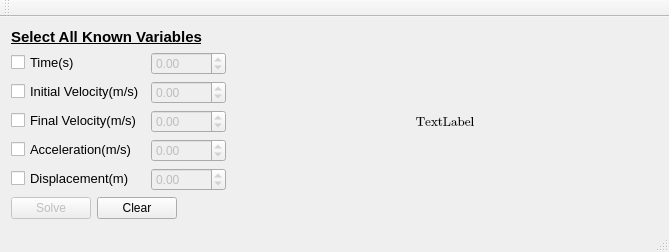
<?xml version="1.0" encoding="UTF-8"?>
<ui version="4.0">
 <class>MainWindow</class>
 <widget class="QMainWindow" name="MainWindow">
  <property name="geometry">
   <rect>
    <x>0</x>
    <y>0</y>
    <width>669</width>
    <height>251</height>
   </rect>
  </property>
  <property name="windowTitle">
   <string>MainWindow</string>
  </property>
  <widget class="QWidget" name="centralWidget">
   <layout class="QFormLayout" name="formLayout_4">
    <item row="0" column="0">
     <widget class="QLabel" name="label">
      <property name="font">
       <font>
        <pointsize>11</pointsize>
        <weight>75</weight>
        <bold>true</bold>
        <underline>true</underline>
       </font>
      </property>
      <property name="text">
       <string>Select All Known Variables</string>
      </property>
     </widget>
    </item>
    <item row="1" column="0">
     <layout class="QFormLayout" name="formLayout_3">
      <item row="0" column="0">
       <widget class="QCheckBox" name="checkBox_Time">
        <property name="font">
         <font>
          <pointsize>10</pointsize>
         </font>
        </property>
        <property name="text">
         <string>Time(s)</string>
        </property>
       </widget>
      </item>
      <item row="1" column="0">
       <widget class="QCheckBox" name="checkBox_Vinitial">
        <property name="font">
         <font>
          <pointsize>10</pointsize>
         </font>
        </property>
        <property name="text">
         <string>Initial Velocity(m/s)</string>
        </property>
       </widget>
      </item>
      <item row="2" column="0">
       <widget class="QCheckBox" name="checkBox_Vfinal">
        <property name="font">
         <font>
          <pointsize>10</pointsize>
         </font>
        </property>
        <property name="text">
         <string>Final Velocity(m/s)</string>
        </property>
       </widget>
      </item>
      <item row="3" column="0">
       <widget class="QCheckBox" name="checkBox_Accel">
        <property name="font">
         <font>
          <pointsize>10</pointsize>
         </font>
        </property>
        <property name="text">
         <string>Acceleration(m/s)</string>
        </property>
       </widget>
      </item>
      <item row="4" column="0">
       <widget class="QCheckBox" name="checkBox_Displacement">
        <property name="font">
         <font>
          <pointsize>10</pointsize>
         </font>
        </property>
        <property name="text">
         <string>Displacement(m)</string>
        </property>
       </widget>
      </item>
      <item row="0" column="1">
       <widget class="QDoubleSpinBox" name="doubleSpinBox_Time">
        <property name="enabled">
         <bool>false</bool>
        </property>
        <property name="minimum">
         <double>-1000.000000000000000</double>
        </property>
        <property name="maximum">
         <double>999.990000000000009</double>
        </property>
       </widget>
      </item>
      <item row="1" column="1">
       <widget class="QDoubleSpinBox" name="doubleSpinBox_Vinitial">
        <property name="enabled">
         <bool>false</bool>
        </property>
        <property name="minimum">
         <double>-1000.000000000000000</double>
        </property>
        <property name="maximum">
         <double>999.990000000000009</double>
        </property>
       </widget>
      </item>
      <item row="2" column="1">
       <widget class="QDoubleSpinBox" name="doubleSpinBox_Vfinal">
        <property name="enabled">
         <bool>false</bool>
        </property>
        <property name="minimum">
         <double>-1000.000000000000000</double>
        </property>
        <property name="maximum">
         <double>999.990000000000009</double>
        </property>
       </widget>
      </item>
      <item row="3" column="1">
       <widget class="QDoubleSpinBox" name="doubleSpinBox_Acceleration">
        <property name="enabled">
         <bool>false</bool>
        </property>
        <property name="minimum">
         <double>-1000.000000000000000</double>
        </property>
        <property name="maximum">
         <double>999.990000000000009</double>
        </property>
       </widget>
      </item>
      <item row="4" column="1">
       <widget class="QDoubleSpinBox" name="doubleSpinBox_Displacement">
        <property name="enabled">
         <bool>false</bool>
        </property>
        <property name="minimum">
         <double>-1000.000000000000000</double>
        </property>
        <property name="maximum">
         <double>999.990000000000009</double>
        </property>
       </widget>
      </item>
     </layout>
    </item>
    <item row="1" column="1">
     <layout class="QVBoxLayout" name="verticalLayout">
      <item>
       <widget class="QLabel" name="label_Answer">
        <property name="enabled">
         <bool>true</bool>
        </property>
        <property name="font">
         <font>
          <family>Cambria Math</family>
          <pointsize>10</pointsize>
         </font>
        </property>
        <property name="text">
         <string>TextLabel</string>
        </property>
        <property name="textFormat">
         <enum>Qt::PlainText</enum>
        </property>
        <property name="alignment">
         <set>Qt::AlignCenter</set>
        </property>
       </widget>
      </item>
     </layout>
    </item>
    <item row="2" column="0">
     <layout class="QHBoxLayout" name="horizontalLayout">
      <item>
       <widget class="QPushButton" name="pushButton_solve">
        <property name="enabled">
         <bool>false</bool>
        </property>
        <property name="text">
         <string>Solve</string>
        </property>
       </widget>
      </item>
      <item>
       <widget class="QPushButton" name="pushButton_reset">
        <property name="text">
         <string>Clear</string>
        </property>
       </widget>
      </item>
     </layout>
    </item>
   </layout>
  </widget>
  <widget class="QToolBar" name="mainToolBar">
   <attribute name="toolBarArea">
    <enum>TopToolBarArea</enum>
   </attribute>
   <attribute name="toolBarBreak">
    <bool>false</bool>
   </attribute>
  </widget>
  <widget class="QStatusBar" name="statusBar"/>
 </widget>
 <layoutdefault spacing="6" margin="11"/>
 <resources/>
 <connections>
  <connection>
   <sender>checkBox_Accel</sender>
   <signal>toggled(bool)</signal>
   <receiver>doubleSpinBox_Acceleration</receiver>
   <slot>setEnabled(bool)</slot>
   <hints>
    <hint type="sourcelabel">
     <x>72</x>
     <y>133</y>
    </hint>
    <hint type="destinationlabel">
     <x>181</x>
     <y>133</y>
    </hint>
   </hints>
  </connection>
  <connection>
   <sender>checkBox_Displacement</sender>
   <signal>toggled(bool)</signal>
   <receiver>doubleSpinBox_Displacement</receiver>
   <slot>setEnabled(bool)</slot>
   <hints>
    <hint type="sourcelabel">
     <x>69</x>
     <y>159</y>
    </hint>
    <hint type="destinationlabel">
     <x>181</x>
     <y>159</y>
    </hint>
   </hints>
  </connection>
  <connection>
   <sender>checkBox_Time</sender>
   <signal>toggled(bool)</signal>
   <receiver>doubleSpinBox_Time</receiver>
   <slot>setEnabled(bool)</slot>
   <hints>
    <hint type="sourcelabel">
     <x>43</x>
     <y>55</y>
    </hint>
    <hint type="destinationlabel">
     <x>181</x>
     <y>55</y>
    </hint>
   </hints>
  </connection>
  <connection>
   <sender>checkBox_Vfinal</sender>
   <signal>toggled(bool)</signal>
   <receiver>doubleSpinBox_Vfinal</receiver>
   <slot>setEnabled(bool)</slot>
   <hints>
    <hint type="sourcelabel">
     <x>74</x>
     <y>107</y>
    </hint>
    <hint type="destinationlabel">
     <x>181</x>
     <y>107</y>
    </hint>
   </hints>
  </connection>
  <connection>
   <sender>checkBox_Vinitial</sender>
   <signal>toggled(bool)</signal>
   <receiver>doubleSpinBox_Vinitial</receiver>
   <slot>setEnabled(bool)</slot>
   <hints>
    <hint type="sourcelabel">
     <x>76</x>
     <y>81</y>
    </hint>
    <hint type="destinationlabel">
     <x>181</x>
     <y>81</y>
    </hint>
   </hints>
  </connection>
  <connection>
   <sender>pushButton_solve</sender>
   <signal>clicked(bool)</signal>
   <receiver>label_Answer</receiver>
   <slot>show()</slot>
   <hints>
    <hint type="sourcelabel">
     <x>46</x>
     <y>188</y>
    </hint>
    <hint type="destinationlabel">
     <x>403</x>
     <y>140</y>
    </hint>
   </hints>
  </connection>
 </connections>
</ui>
